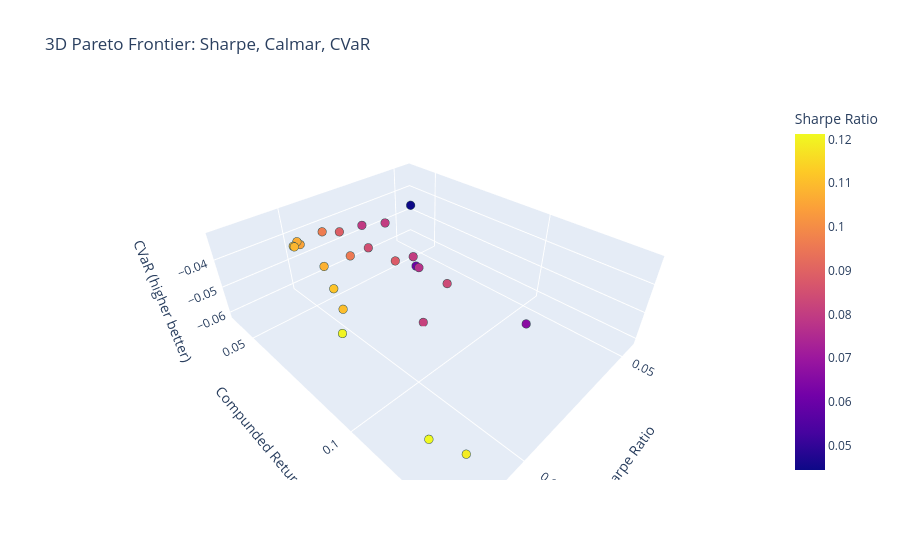

Here is the notebook cell this chart was saved with:
### Code cell
fig = px.scatter_3d(
    all_avg_perf,
    x='sharpe',
    y='compunded_return',
    z='cvar',
    hover_name=all_avg_perf.index,
    color='sharpe',                # color by Sharpe (or any metric)
    title='3D Pareto Frontier: Sharpe, Calmar, CVaR',
    labels={
        'sharpe': 'Sharpe Ratio',
        'compunded_return': 'Compunded Return',
        'cvar': 'CVaR (higher better)'
    }
)

# Update marker size and appearance
fig.update_traces(marker=dict(size=5, line=dict(width=1, color='DarkSlateGrey')))

# Optional: add a plane or highlight the Pareto frontier (more complex)
# For simplicity, just show the points.

fig.show()

### Figure 1 — Plotly figure (JSON) as saved in the notebook; plotly's stock layout.template omitted (floating-point values rounded to 4 significant figures)
{"data": [{"hovertemplate": "<b>%{hovertext}</b><br><br>Sharpe Ratio=%{marker.color}<br>Compunded Return=%{y}<br>CVaR (higher better)=%{z}<extra></extra>", "hovertext": ["TemporalTransformer-custom_loss_6", "TemporalTransformer-custom_loss_10", "TemporalTransformer-custom_loss_11", "TemporalTransformer-custom_loss_12", "PatchTST-custom_loss_6", "PatchTST-custom_loss_10", "PatchTST-custom_loss_11", "PatchTST-custom_loss_12", "BaseLSTM-custom_loss_6", "BaseLSTM-custom_loss_10", "BaseLSTM-custom_loss_11", "BaseLSTM-custom_loss_12", "AttentionLSTM-custom_loss_6", "AttentionLSTM-custom_loss_10", "AttentionLSTM-custom_loss_11", "AttentionLSTM-custom_loss_12", "InvertedAttentionLSTM-custom_loss_6", "InvertedAttentionLSTM-custom_loss_10", "InvertedAttentionLSTM-custom_loss_11", "InvertedAttentionLSTM-custom_loss_12", "VLSTM-custom_loss_6", "VLSTM-custom_loss_10", "VLSTM-custom_loss_11", "VLSTM-custom_loss_12"], "legendgroup": "", "marker": {"color": [0.1048, 0.06632, 0.1203, 0.1068, 0.08134, 0.08889, 0.08014, 0.1188, 0.08822, 0.09569, 0.07945, 0.09639, 0.07704, 0.1212, 0.1077, 0.1102, 0.1086, 0.1113, 0.08006, 0.1085, 0.0609, 0.04446, 0.08487, 0.08351], "coloraxis": "coloraxis", "line": {"color": "DarkSlateGrey", "width": 1}, "size": 5, "symbol": "circle"}, "mode": "markers", "name": "", "scene": "scene", "showlegend": false, "type": "scatter3d", "x": [0.1048, 0.06632, 0.1203, 0.1068, 0.08134, 0.08889, 0.08014, 0.1188, 0.08822, 0.09569, 0.07945, 0.09639, 0.07704, 0.1212, 0.1077, 0.1102, 0.1086, 0.1113, 0.08006, 0.1085, 0.0609, 0.04446, 0.08487, 0.08351], "y": [0.05517, 0.1113, 0.09671, 0.05725, 0.08295, 0.05226, 0.07748, 0.1325, 0.07849, 0.06691, 0.05182, 0.05434, 0.07671, 0.1248, 0.07168, 0.08226, 0.05877, 0.08086, 0.06486, 0.05799, 0.05847, 0.0385, 0.0616, 0.09466], "z": [-0.03422, -0.05418, -0.03405, -0.0317, -0.06134, -0.03711, -0.03941, -0.04355, -0.03698, -0.03701, -0.03837, -0.0335, -0.04509, -0.04405, -0.03321, -0.04061, -0.03201, -0.0342, -0.03257, -0.03216, -0.05986, -0.04684, -0.04085, -0.03938]}], "layout": {"coloraxis": {"colorbar": {"title": {"text": "Sharpe Ratio"}}, "colorscale": [[0, "#0d0887"], [0.1111, "#46039f"], [0.2222, "#7201a8"], [0.3333, "#9c179e"], [0.4444, "#bd3786"], [0.5556, "#d8576b"], [0.6667, "#ed7953"], [0.7778, "#fb9f3a"], [0.8889, "#fdca26"], [1, "#f0f921"]]}, "legend": {"tracegroupgap": 0}, "scene": {"domain": {"x": [0, 1], "y": [0, 1]}, "xaxis": {"title": {"text": "Sharpe Ratio"}}, "yaxis": {"title": {"text": "Compunded Return"}}, "zaxis": {"title": {"text": "CVaR (higher better)"}}}, "title": {"text": "3D Pareto Frontier: Sharpe, Calmar, CVaR"}}}
